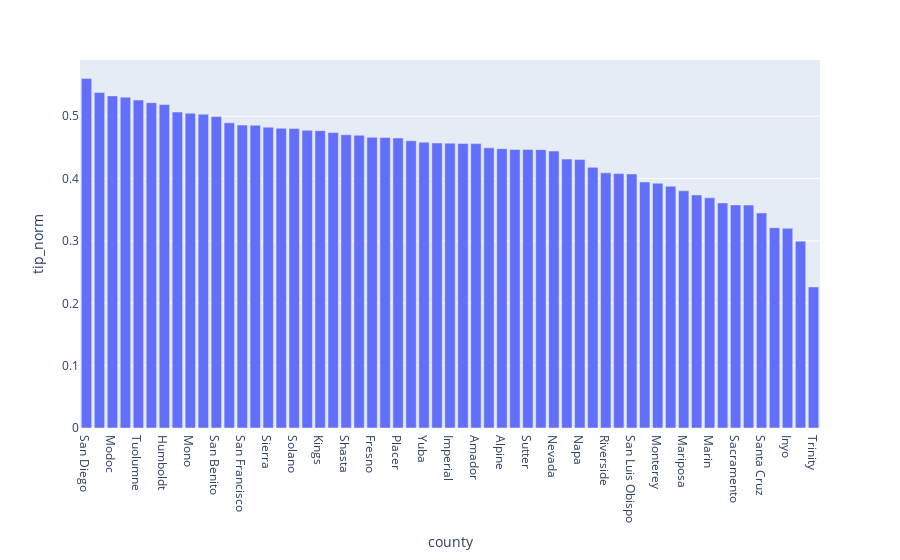

Notebook source saved alongside this figure:
### Code cell
df_county_tip_sorted = df_county_tip.sort_values(by= ["tip_norm"], ascending= False)
px.bar(df_county_tip_sorted, x= "county", y= "tip_norm")

### Figure 1 — Plotly figure (JSON) as saved in the notebook; plotly's stock layout.template omitted (floating-point values rounded to 4 significant figures)
{"data": [{"alignmentgroup": "True", "hovertemplate": "county=%{x}<br>tip_norm=%{y}<extra></extra>", "legendgroup": "", "marker": {"color": "#636efa", "pattern": {"shape": ""}}, "name": "", "offsetgroup": "", "orientation": "v", "showlegend": false, "textposition": "auto", "type": "bar", "x": ["San Diego", "Santa Barbara", "Modoc", "El Dorado", "Tuolumne", "Del Norte", "Humboldt", "San Bernardino", "Mono", "Lassen", "San Benito", "Merced", "San Francisco", "Colusa", "Sierra", "Glenn", "Solano", "Kern", "Kings", "Siskiyou", "Shasta", "Los Angeles", "Fresno", "Orange", "Placer", "Santa Clara", "Yuba", "San Mateo", "Imperial", "Calaveras", "Amador", "Madera", "Alpine", "Plumas", "Sutter", "Contra Costa", "Nevada", "Ventura", "Napa", "Alameda", "Riverside", "Tehama", "San Luis Obispo", "Yolo", "Monterey", "San Joaquin", "Mariposa", "Sonoma", "Marin", "Stanislaus", "Sacramento", "Mendocino", "Santa Cruz", "Lake", "Inyo", "Tulare", "Trinity"], "xaxis": "x", "y": [0.5607, 0.5382, 0.5326, 0.5306, 0.5259, 0.5218, 0.5188, 0.5068, 0.5048, 0.5034, 0.4995, 0.4894, 0.4859, 0.4856, 0.4825, 0.4807, 0.4802, 0.4774, 0.4769, 0.4739, 0.4703, 0.4695, 0.4661, 0.466, 0.4651, 0.4606, 0.4584, 0.4571, 0.4568, 0.4562, 0.4561, 0.4493, 0.448, 0.4467, 0.4465, 0.4464, 0.4441, 0.4313, 0.4305, 0.418, 0.4092, 0.4081, 0.4074, 0.3946, 0.3926, 0.3878, 0.3804, 0.3738, 0.3691, 0.361, 0.3578, 0.3576, 0.3448, 0.3212, 0.3202, 0.2997, 0.2262], "yaxis": "y"}], "layout": {"barmode": "relative", "legend": {"tracegroupgap": 0}, "margin": {"t": 60}, "xaxis": {"anchor": "y", "domain": [0, 1], "title": {"text": "county"}}, "yaxis": {"anchor": "x", "domain": [0, 1], "title": {"text": "tip_norm"}}}}
